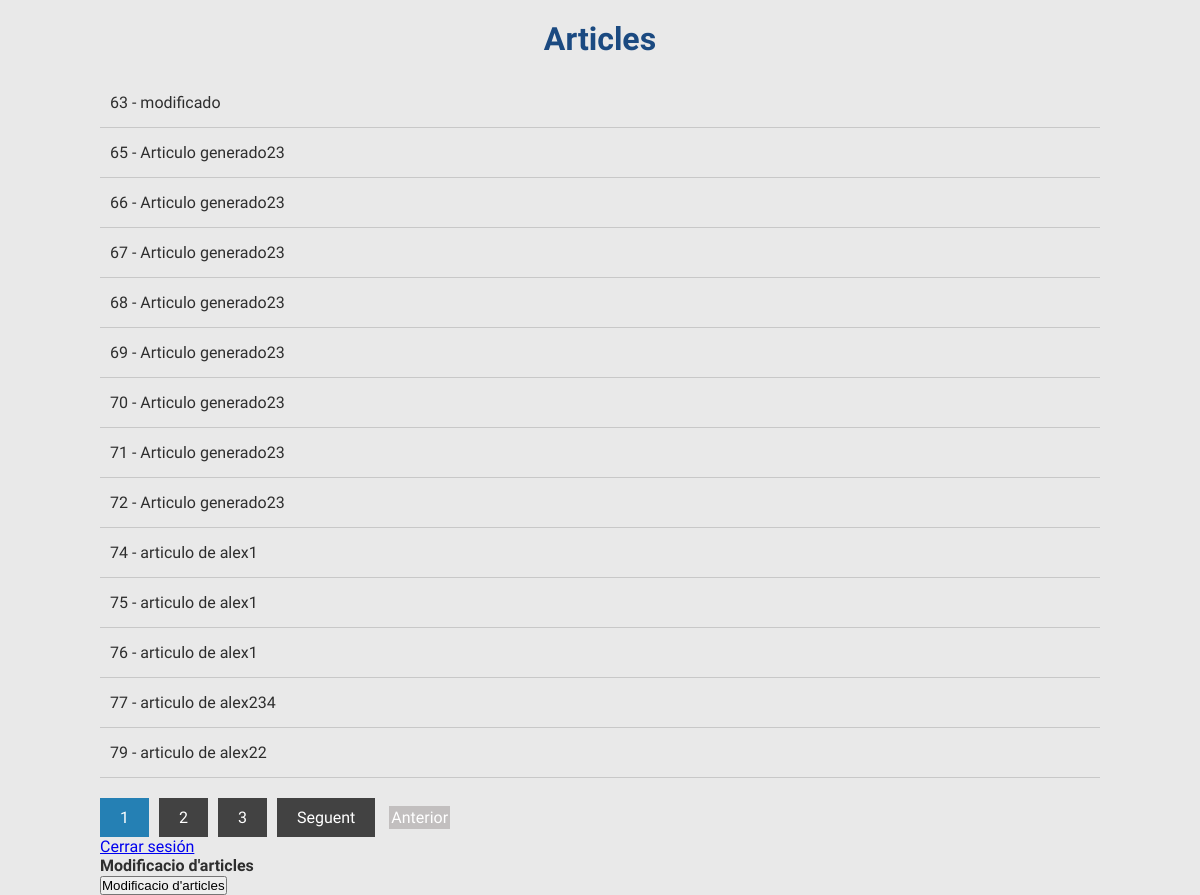
Page /Controlador/index.logat.php (signed in) on the committed database.
### tables this page shows
CREATE TABLE IF NOT EXISTS `articles` (
  `id` int(11) NOT NULL AUTO_INCREMENT,
  `article` text DEFAULT NULL,
  `usuari_id` int(11) DEFAULT NULL,
  PRIMARY KEY (`id`),
  KEY `articles_ibfk_1` (`usuari_id`)
);

### Model/mainfunction.php (called while the page is built, shortened)
<?php
function connexio(){
    $dbname = 'pt04_benito_martinez';
    $username = 'root';
    $password = '';
    $connexio = new PDO("mysql:host=localhost;dbname=$dbname", $username, $password);
    return $connexio;
}
function usuari($usuari){
    $usuari_id = "";
    $connexio = connexio();
    $statement = $connexio->prepare("SELECT usuari_id FROM usuaris WHERE usuari = ?");
    $statement->bindParam(1,$usuari);
    $statement->execute();
    while ($row = $statement->fetch(PDO::FETCH_ASSOC)) {
        $usuari_id = $row["usuari_id"];
    }
    return $usuari_id;
}
?>

### Controlador/index.logat.php (the view, shortened to what this page needs)
<?php
include_once '../Model/mainfunction.php';
$connexio = connexio();
function paginacio2($paginas, $pagina_actual){
    for ($x = 1; $x <= $paginas; $x++) {
        echo '<li class="' . ($x == $pagina_actual ? "active" : "") . '"><a href="index.logat.php?pagina=' . $x . '">' . $x . '</a></li>';
        $nom_pagina = $x;
    }
    if ($pagina_actual != $nom_pagina) {
        $url = "index.logat.php?pagina=" . ($pagina_actual+1);
        echo "<li><a href=\"$url\">Seguent</a></li>\n";
    }else{
        echo '<li class="' . ("disabled") . '">Seguent</li>';
    }
    if($pagina_actual > 1){
        $url = "index.logat.php?pagina=" . ($pagina_actual-1);
        echo "<li><a href=\"$url\">Anterior</a></li>\n";
    }else{
        echo '<li class="' . ("disabled") . '">Anterior</li>';
    }
}
function mostrar_dades2($connexio){
    $connexio = connexio();
    $usuari = $_SESSION['usuari'];
    $usuari_id = usuari($usuari);
    $statement = $connexio->prepare("SELECT * FROM articles WHERE usuari_id = ?");
    $statement->bindParam(1,$usuari_id);
    $statement->execute();
    while ($row = $statement->fetch(PDO::FETCH_ASSOC)) {
        echo '<li>' . $row["id"] . " - " . $row["article"] . '</li>';
    }
}
try {
    $num_total_registros = $connexio->query("SELECT COUNT(*) FROM articles")->fetchColumn();
} catch (PDOException $e) {
    echo "Error: " . $e->getMessage();
}
require '../Vista/index.logat.vista.php';
?>

### estils.css (style rules this page uses)
* { margin: 0; padding: 0; -webkit-box-sizing: border-box; -moz-box-sizing: border-box; box-sizing: border-box; }
body { background: #e9e9e9; color: #2e2e2e; font-family: 'Open Sans Condensed', sans-serif; }
.contenidor .articles ul li { padding:15px 10px; border-bottom: 1px solid #c8c8c8; }
.paginacio ul li { display: inline-block; margin-right: 10px; }
.paginacio ul .active a { background: #2580b4; }
.paginacio ul .disabled { background: #c2bfbf; display: inline-block; font-family: 'Open Sans Condensed', sans-serif; padding: 2px 2px; cursor:not-allowed; color:#fff; text-decoration: none; }
.paginacio ul li a { display: inline-block; font-family: 'Open Sans Condensed', sans-serif; padding: 10px 20px; background: #424242; color:#fff; text-decoration: none; }

### rows in the picture
articles: id "63", article "modificado"
articles: id "65", article "Articulo generado23"
articles: id "66", article "Articulo generado23"
articles: id "67", article "Articulo generado23"
articles: id "68", article "Articulo generado23"
articles: id "69", article "Articulo generado23"
articles: id "70", article "Articulo generado23"
articles: id "71", article "Articulo generado23"
articles: id "72", article "Articulo generado23"
articles: id "74", article "articulo de alex1"
articles: id "75", article "articulo de alex1"
articles: id "76", article "articulo de alex1"
articles: id "77", article "articulo de alex234"
articles: id "79", article "articulo de alex22"
